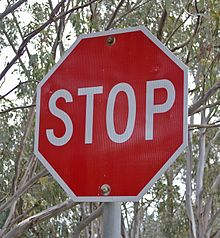
#> input picture STOP_sign.jpg, 220 x 238 px, given in place of the camera
$ python test_cam.py
#> lines starting #> are read from the running program, lines starting #| are printed output that depends on the picture
import cv2
import numpy as np
from scipy.stats import itemfreq


def get_dominant_color(image, n_colors):
    pixels = np.float32(image).reshape((-1, 3))
    criteria = (cv2.TERM_CRITERIA_EPS + cv2.TERM_CRITERIA_MAX_ITER, 200, .1)
    flags = cv2.KMEANS_RANDOM_CENTERS
    flags, labels, centroids = cv2.kmeans(
        pixels, n_colors, None, criteria, 10, flags)
    palette = np.uint8(centroids)
    return palette[np.argmax(itemfreq(labels)[:, -1])]


clicked = False
def onMouse(event, x, y, flags, param):
    global clicked
    if event == cv2.EVENT_LBUTTONUP:
        clicked = True


cameraCapture = cv2.VideoCapture(0)
cv2.namedWindow('camera')
cv2.setMouseCallback('camera', onMouse)

# Read and process frames in loop
success, frame = cameraCapture.read()
#> frame is the input picture: shape (238, 220, 3); mean B, G, R 102.5, 104.5, 140.3


while success and not clicked:
    cv2.waitKey(1)
    success, frame = cameraCapture.read()

    gray = cv2.cvtColor(frame, cv2.COLOR_BGR2GRAY)
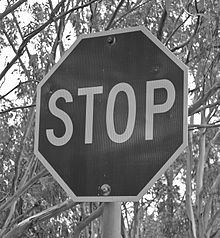
#> gray: shape (238, 220); min 0, max 255, mean 115
    img = cv2.medianBlur(gray, 37)
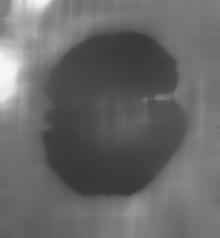
#> img: shape (238, 220); min 55, max 248, mean 104.2
    circles = cv2.HoughCircles(img, cv2.HOUGH_GRADIENT,
                              1, 50, param1=120, param2=40)
#> circles = None

    if not circles is None:
        circles = np.uint16(np.around(circles))
        max_r, max_i = 0, 0
        for i in range(len(circles[:, :, 2][0])):
            if circles[:, :, 2][0][i] > 50 and circles[:, :, 2][0][i] > max_r:
                max_i = i
                max_r = circles[:, :, 2][0][i]
        x, y, r = circles[:, :, :][0][max_i]
        if y > r and x > r:
            square = frame[y-r:y+r, x-r:x+r]

            dominant_color = get_dominant_color(square, 2)
            if dominant_color[2] > 100:
                print("STOP")
            elif dominant_color[0] > 80:
                zone_0 = square[square.shape[0]*3//8:square.shape[0]
                                * 5//8, square.shape[1]*1//8:square.shape[1]*3//8]
                cv2.imshow('Zone0', zone_0)
                zone_0_color = get_dominant_color(zone_0, 1)

                zone_1 = square[square.shape[0]*1//8:square.shape[0]
                                * 3//8, square.shape[1]*3//8:square.shape[1]*5//8]
                cv2.imshow('Zone1', zone_1)
                zone_1_color = get_dominant_color(zone_1, 1)

                zone_2 = square[square.shape[0]*3//8:square.shape[0]
                                * 5//8, square.shape[1]*5//8:square.shape[1]*7//8]
                cv2.imshow('Zone2', zone_2)
                zone_2_color = get_dominant_color(zone_2, 1)

                if zone_1_color[2] < 60:
                    if sum(zone_0_color) > sum(zone_2_color):
                        print("LEFT")
                    else:
                        print("RIGHT")
                else:
                    if sum(zone_1_color) > sum(zone_0_color) and sum(zone_1_color) > sum(zone_2_color):
                        print("FORWARD")
                    elif sum(zone_0_color) > sum(zone_2_color):
                        print("FORWARD AND LEFT")
                    else:
                        print("FORWARD AND RIGHT")
            else:
                print("N/A")

        for i in circles[0, :]:
            cv2.circle(frame, (i[0], i[1]), i[2], (0, 255, 0), 2)
            cv2.circle(frame, (i[0], i[1]), 2, (0, 0, 255), 3)
    cv2.imshow('camera', frame)


cv2.destroyAllWindows()
cameraCapture.release()
